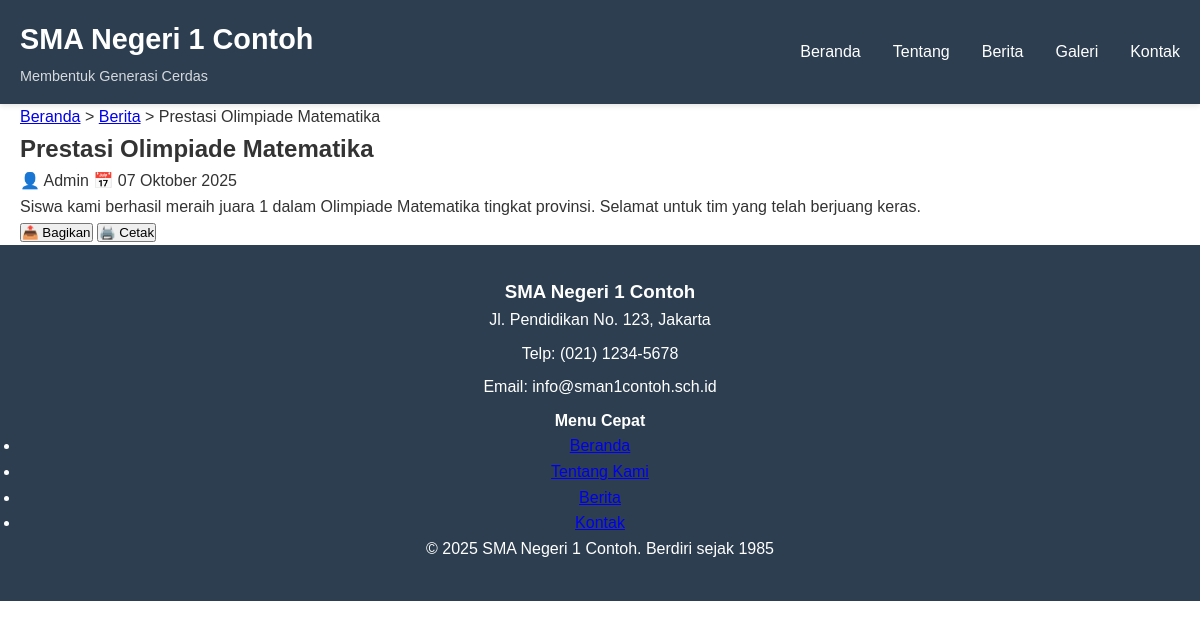
Page /news-detail.php?id=2 on the committed database.
### tables this page shows
CREATE TABLE news (
    id INT AUTO_INCREMENT PRIMARY KEY,
    title VARCHAR(255) NOT NULL,
    content TEXT NOT NULL,
    author VARCHAR(100) NOT NULL,
    created_at TIMESTAMP DEFAULT CURRENT_TIMESTAMP,
    updated_at TIMESTAMP DEFAULT CURRENT_TIMESTAMP ON UPDATE CURRENT_TIMESTAMP,
    status ENUM('draft', 'published') DEFAULT 'published'
);

### config/functions.php (called while the page is built, shortened)
<?php
function getNewsById($id) {
    $conn = getConnection();
    $query = "SELECT * FROM news WHERE id = :id AND status = 'published'";
    $stmt = $conn->prepare($query);
    $stmt->bindParam(':id', $id, PDO::PARAM_INT);
    $stmt->execute();
    return $stmt->fetch(PDO::FETCH_ASSOC);
}
function formatTanggal($date) {
    $bulan = [
        1 => 'Januari', 'Februari', 'Maret', 'April', 'Mei', 'Juni',
        'Juli', 'Agustus', 'September', 'Oktober', 'November', 'Desember'
    ];
    $timestamp = strtotime($date);
    $hari = date('d', $timestamp);
    $bulan_num = date('n', $timestamp);
    $tahun = date('Y', $timestamp);
    return $hari . ' ' . $bulan[$bulan_num] . ' ' . $tahun;
}
?>

### news-detail.php (the view, shortened to what this page needs)
<?php
require_once 'config/functions.php';
$news_id = isset($_GET['id']) ? (int)$_GET['id'] : 0;
$news = getNewsById($news_id);
include 'components/header.php';
?>
<main class="main-content">
    <article class="news-detail">
        <div class="container">
            <div class="breadcrumb">
                <a href="index.php">Beranda</a> >
                <a href="news.php">Berita</a> >
                <span><?php echo htmlspecialchars($news['title']); ?></span>
            </div>
            <header class="article-header">
                <h1><?php echo htmlspecialchars($news['title']); ?></h1>
                <div class="article-meta">
                    <span class="author">👤 <?php echo htmlspecialchars($news['author']); ?></span>
                    <span class="date">📅 <?php echo formatTanggal($news['created_at']); ?></span>
                </div>
            </header>
            <div class="article-content">
                <?php echo nl2br(htmlspecialchars($news['content'])); ?>
            </div>
            <div class="article-actions">
                <button onclick="shareArticle()" class="btn-share">📤 Bagikan</button>
                <button onclick="printArticle()" class="btn-print">🖨️ Cetak</button>
            </div>
        </div>
    </article>
</main>
<?php include 'components/footer.php'; ?>

### css/style.css (style rules this page uses)
* { margin: 0; padding: 0; box-sizing: border-box; }
body { font-family: 'Arial', sans-serif; line-height: 1.6; color: #333; }
.container { max-width: 1200px; margin: 0 auto; padding: 0 20px; }

### css/responsive.css (style rules this page uses)
@media (min-width: 1200px) { .container { max-width: 1400px; } }

### rows in the picture
news: title "Prestasi Olimpiade Matematika", author "Admin", created_at "07 Oktober 2025", content "Siswa kami berhasil meraih juara 1 dalam Olimpiade Matematika tingkat provinsi. Selamat untuk tim yang telah berjuang keras."

### other values in the picture
$site_title "SMA Negeri 1 Contoh"
$label "Beranda"
$label "Tentang"
$label "Berita"
$label "Galeri"
$label "Kontak"
$school_info['name'] "SMA Negeri 1 Contoh"
$school_info['address'] "Jl. Pendidikan No. 123, Jakarta"
$school_info['phone'] "(021) 1234-5678"
$school_info['email'] "info@sman1contoh.sch.id"
$school_info['established'] "1985"
